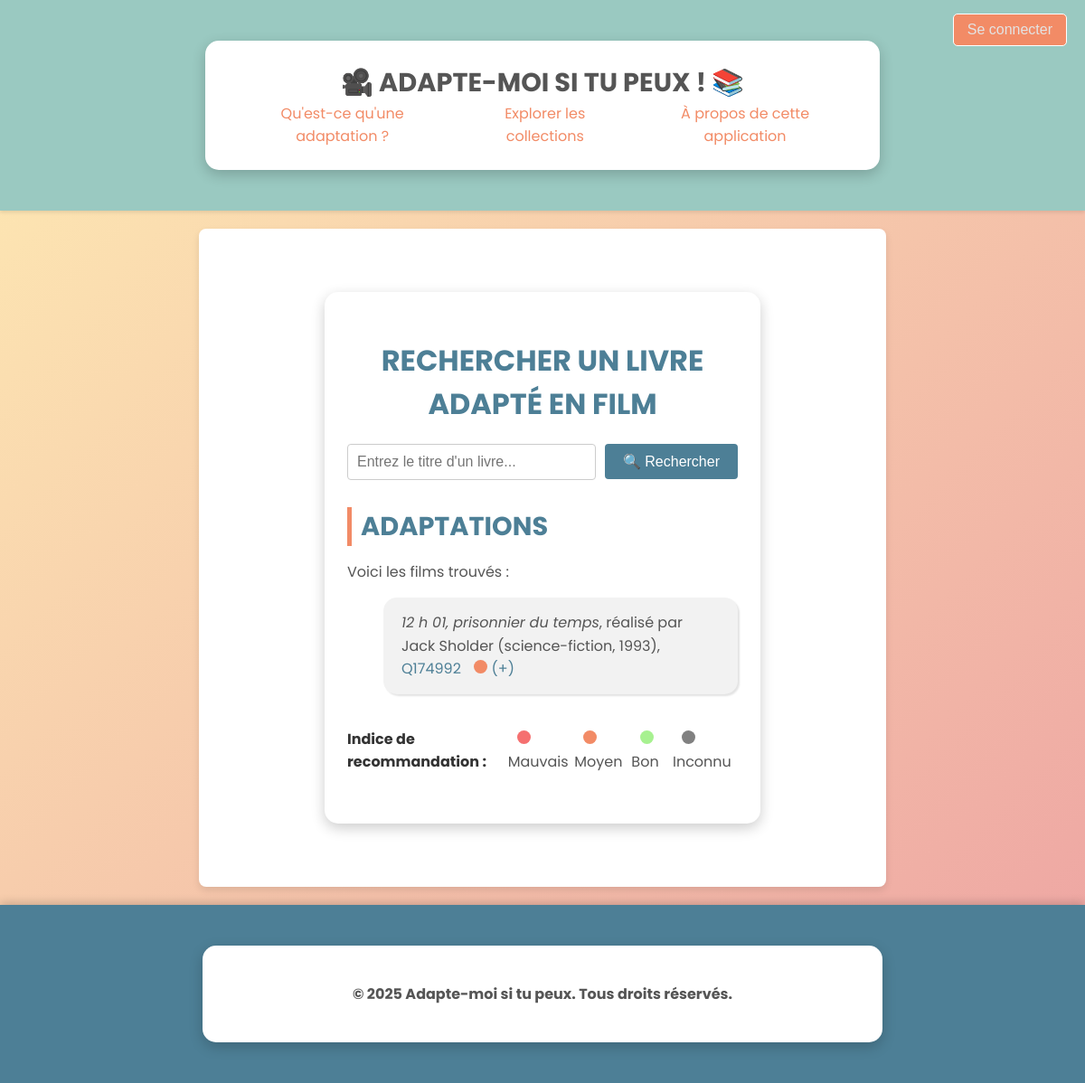
The page /book_to_film/b1 on the database its author committed.
### app/models/adapte_moi.py (models this page shows, shortened)
class Film(db.Model):
    __tablename__ = "Film"
    collections = db.relationship('Collection', backref='film', lazy=True)
    id = db.Column(db.Text, primary_key=True)
    title = db.Column(db.Text)
    director = db.Column(db.Text)
    release_year = db.Column(db.Date)
    genres = db.Column(db.Text)
    rating = db.Column(db.Float)
    id_imdb = db.Column(db.Text)
    id_wikidata = db.Column(db.Text)
    url_wikidata = db.Column(db.Text)

### app/routes/search.py (the view)
@app.route("/book_to_film/<string:id_book_>")
def check_adaptation(id_book_):
    stmt = select(film_book.c.id_film).where(film_book.c.id_book == id_book_)
    result = db.session.execute(stmt).fetchall()
    films = []
    for row in result:
        id_t = row[0]
        film = Film.query.filter_by(id=id_t).first()
        if film:
            films.append({
                "id_" : film.id,
                "title" : film.title,
                "director": film.director,
                "genres": film.genres,
                "release_year": film.release_year,
                "url_wikidata": film.url_wikidata,
                "id_wikidata": film.id_wikidata,
                "color": notation_film(film.rating)
            })
        else :
            return "Aucun film trouvé pour ce livre", 404
    if films:
        return render_template("pages/resultats_adaptation.html", films=films)
    else:
        return "Aucun film trouvé pour ce livre", 404

### app/routes/search.py (called while the page is built)
def notation_film(note_film):
    if note_film is None:  # Dans le cas où la note n'est pas renseignée
        return "gray"  # Couleur neutre pour films sans note
    if note_film <= 3.9:
        return "red"
    elif 4 <= note_film <= 6.9:
        return "orange"
    else:
        return "green"

### app/templates/pages/resultats_adaptation.html (shortened to what this page needs)
<!DOCTYPE html>
<html lang="en">
<head>
    <link rel="stylesheet" href="../../statics/style.css">
</head>
<body>
    <header class="header">
        <button type="button" class="btn btn-primary">
            {% if current_user.is_authenticated %}
            <a href="{{ url_for('deconnexion') }}">Se déconnecter</a>
            {% else %}
            <a href="{{ url_for('login') }}">Se connecter</a>
            {% endif %}
        </button>
        <div class="container">
            <h1 class="logo"><center><a href="{{ url_for('home') }}">🎥 Adapte-moi si tu peux ! 📚</a></center></h1>
            <nav class="nav">
                <a href="{{ url_for('adaptation') }}">Qu'est-ce qu'une adaptation ?</a>
                <a href="{{ url_for('top') }}">Explorer les collections</a>
               <a href="{{ url_for('about') }}">À propos de cette application</a>
            </nav>
        </div>
    </header>
    <main class="main-content">
        <div class="container">
            <section class="info-section">
                <div>
                    <h2 class="title">Rechercher un livre adapté en film</h2>
                    <form action="{{ url_for('results') }}" method="POST" class="search-form">
                        <input type="text" name="title" placeholder="Entrez le titre d'un livre..." required class="search-input">
                        <button type="submit" class="search-button">🔍 Rechercher</button>
                    </form>
                </div>
                <div>
                    <h3>Adaptations</h3>
                    <div id="dialog">
                        {% if films is not none and films|length >= 1 %}
                                <p>Voici les films trouvés :</p>
                                <ul class="result_film">
                                    {% for film in films %}
                                        <p><i>{{film.title}}</i>, réalisé par {{film.director}} ({{film.genres}}, {{film.release_year.strftime('%Y')}}), <a href="{{film.url_wikidata}}">{{film.id_wikidata}}</a>
                                            <span class="rating-indicator rating-{{ film.color }}"></span>
                                            <span><a href="{{ url_for('ajouter_collection', film_id=film.id_)}}">(+)</a></span>
                                    {% endfor %}
                                </ul>
                                <div class="legend">
                                    <h4>Indice de recommandation :</h4>
                                    <p><span class="rating-indicator rating-red"></span> Mauvais</p>
                                    <p><span class="rating-indicator rating-orange"></span> Moyen</p>
                                    <p><span class="rating-indicator rating-green"></span> Bon</p>
                                    <p><span class="rating-indicator rating-gray"></span> Inconnu</p>
                                </div>
                        {% else %}
                            <p>Aucun film n'a été trouvé :(</p>
                        {% endif %}
                    </div>
                </div>
            </section>
        </div>
    </main>
    <footer class="footer">
        <div class="container">
            <p>&copy; 2025 Adapte-moi si tu peux. Tous droits réservés.</p>
        </div>
    </footer>
</body>
</html>

### app/statics/style.css (style rules this page uses)
body { font-family: 'Poppins', sans-serif; margin: 0; padding: 0; box-sizing: border-box; background: linear-gradient(135deg, #FEEBB3, #EDA2A2); color: #333; text-align: justify; min-height: 100vh; display: flex; flex-direction: column; }
.container { max-width: 1200px; margin: 30px auto; background-color: #fff; padding: 25px; border-radius: 15px; box-shadow: 0 5px 15px rgba(0, 0, 0, 0.2); width: 60%; }
.header { background-color: #9AC9C1; color: #fff; padding: 15px 20px; display: flex; justify-content: center; align-items: center; box-shadow: 0 2px 4px rgba(0, 0, 0, 0.1); }
.logo { font-size: 1.8rem; font-weight: bold; margin: 0; color: #4D7F96; text-decoration: none; }
.nav { display: flex; justify-content: center; align-items: center; }
.nav a { color: #F28B66; text-decoration: none; margin: 0 15px; font-size: 1rem; transition: color 0.3s; }
a { color: #555; text-align: center; text-decoration: none; justify-content: center; }
.btn { position: absolute; top: 15px; right: 20px; background-color: #F28B66; color: #fff; border: 1px solid #fff; padding: 8px 15px; font-size: 1rem; cursor: pointer; border-radius: 5px; text-decoration: none; text-align: right; }
.btn a { text-decoration: none; color: #E3E3E3; }
h1, h2, h3 { font-family: 'Poppins', sans-serif; text-transform: uppercase; color: #4D7F96; }
h3 { font-size: 1.8rem; border-left: 5px solid #F28B66; padding-left: 10px; transition: all 0.3s ease-in-out; }
.footer { background-color: #4D7F96; color: white; text-align: center; padding: 15px; margin-top: auto; font-size: 1rem; font-weight: bold; box-shadow: 0 -2px 10px rgba(0, 0, 0, 0.2); }
.footer p { color: #555; }
.main-content { padding: 40px 20px; background-color: #fff; border-radius: 8px; box-shadow: 0 4px 8px rgba(0, 0, 0, 0.1); margin: 20px auto; text-align: center; flex-grow: 1; width: 60%; }
.main-content a { color: #4D7F96; }
.title { font-size: 2.2rem; margin-bottom: 20px; color: #4D7F96; }
.search-form { display: flex; justify-content: center; align-items: center; margin-bottom: 30px; }
.search-input { flex: 1; max-width: 400px; padding: 10px; font-size: 1rem; border: 1px solid #ccc; border-radius: 4px; margin-right: 10px; }
.search-button { background-color: #4D7F96; color: #fff; border: none; padding: 10px 20px; font-size: 1rem; border-radius: 4px; cursor: pointer; transition: background-color 0.3s; }
.info-section { margin: 10px 0; text-align: left; }
.info-section h2 { text-align: center; font-size: 2rem; }
.info-section h3 { font-size: 1.8rem; margin-bottom: 10px; color: #4D7F96; }
.info-section p { font-size: 1rem; line-height: 1.6; color: #555; }
.result_film p { background-color: #F2F2F2; border-radius: 15px; padding: 15px 20px; box-shadow: 2px 2px 2px #E3E3E3; }
.rating-indicator { display: inline-block; width: 15px; height: 15px; border-radius: 50%; margin-left: 10px; }
.rating-red { background-color: #f57070; }
.rating-orange { background-color: #F28B66; }
.rating-green { background-color: #a7f190; }
.rating-gray { background-color: gray; }
.legend { display: flex; justify-content: center; align-items: center; margin-top: 10px; }

### rows shown on the page
Film: title "12 h 01, prisonnier du temps", director "Jack Sholder", genres "science-fiction", release_year "1993", id_wikidata "Q174992"
